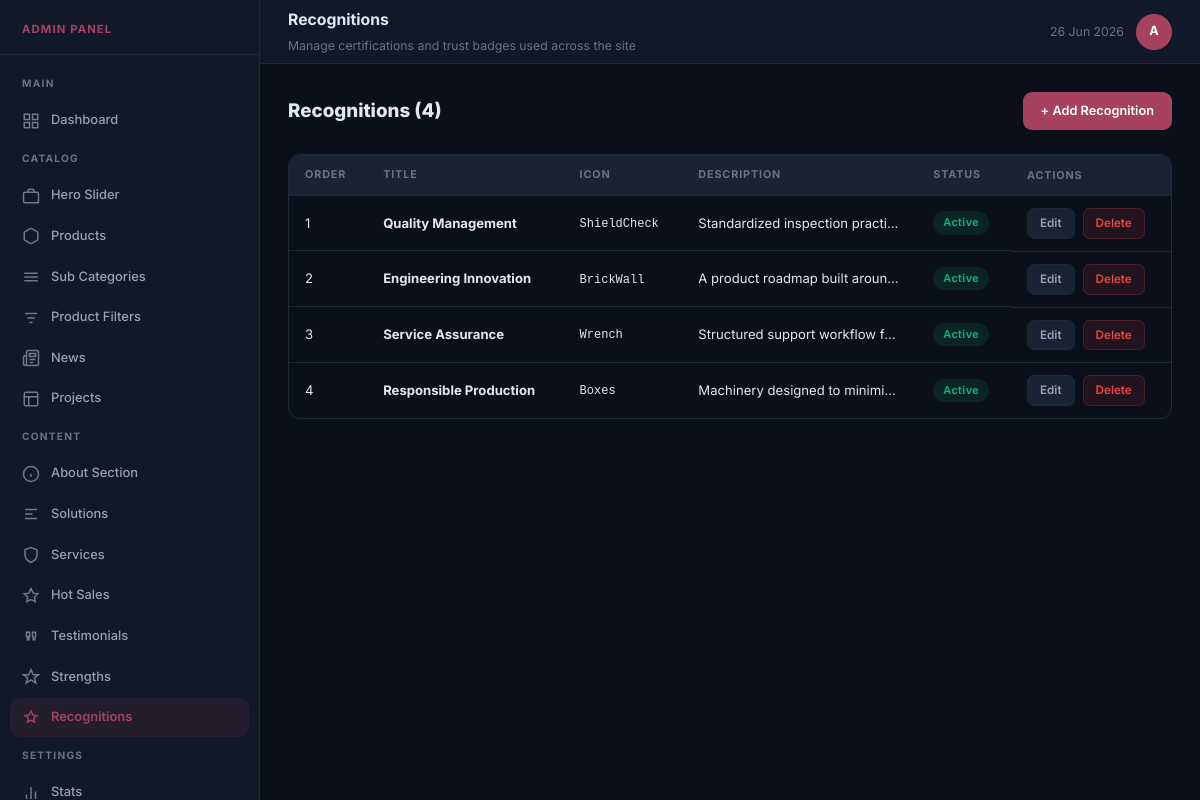
Screenshot of /admin/recognitions.php (signed in) with the database file from the repository.
### tables this page shows
CREATE TABLE `recognitions` (
  `id` int(11) NOT NULL,
  `title` varchar(200) NOT NULL,
  `text` text DEFAULT NULL,
  `icon_name` varchar(100) DEFAULT 'ShieldCheck',
  `sort_order` int(11) DEFAULT 0,
  `is_active` tinyint(1) DEFAULT 1
);

### admin/recognitions.php (the view, shortened to what this page needs)
<?php
require_once __DIR__ . '/layout.php';
$pdo = db();
$list = $pdo->query("SELECT * FROM recognitions ORDER BY sort_order ASC")->fetchAll();
?>
<div class="admin-layout">
<div class="main-content">
<div class="page-body">
<div class="page-header">
  <div><h1>Recognitions (<?= count($list) ?>)</h1></div>
  <a href="?add=1" class="btn btn-primary">+ Add Recognition</a>
</div>
<div class="table-wrap">
  <table>
    <thead><tr><th>Order</th><th>Title</th><th>Icon</th><th>Description</th><th>Status</th><th>Actions</th></tr></thead>
    <tbody>
    <?php foreach ($list as $item): ?>
      <tr>
        <td><?= (int)$item['sort_order'] ?></td>
        <td><strong><?= htmlspecialchars($item['title']) ?></strong></td>
        <td><code style="font-size:0.8rem"><?= htmlspecialchars($item['icon_name']) ?></code></td>
        <td class="truncate"><?= htmlspecialchars($item['text']) ?></td>
        <td><span class="td-badge <?= $item['is_active'] ? 'badge-active' : 'badge-inactive' ?>"><?= $item['is_active'] ? 'Active' : 'Hidden' ?></span></td>
        <td class="flex gap-2">
          <a href="?edit=<?= $item['id'] ?>" class="btn btn-sm btn-secondary">Edit</a>
          <a href="?del=<?= $item['id'] ?>" class="btn btn-sm btn-danger" onclick="return confirm('Delete?')">Delete</a>
        </td>
      </tr>
    <?php endforeach; ?>
    </tbody>
  </table>
</div>
</div>
</div>
</div>
</body>
</html>

### admin/assets/admin.css (style rules this page uses)
*, *::before, *::after { box-sizing: border-box; margin: 0; padding: 0; }
:root { --bg: #0a0f1a; --surface: #111827; --surface2: #1a2235; --border: #1e293b; --accent: #a6425f; --accent-dim: rgba(166,66,95,0.12); --text: #e2e8f0; --text-muted: #64748b; --text-dim: #94a3b8; --success: #10b981; --danger: #ef4444; --warning: #c7768c; --sidebar-w: 260px; --radius: 12px; }
html { font-size: 15px; }
body { font-family: 'Inter', system-ui, sans-serif; background: var(--bg); color: var(--text); min-height: 100vh; line-height: 1.6; }
a { color: inherit; text-decoration: none; }
.admin-layout { display: flex; min-height: 100vh; }
.main-content { margin-left: var(--sidebar-w); flex: 1; display: flex; flex-direction: column; min-height: 100vh; }
.page-body { padding: 28px; flex: 1; }
.table-wrap { overflow-x: auto; border-radius: var(--radius); border: 1px solid var(--border); }
table { width: 100%; border-collapse: collapse; font-size: 0.875rem; }
thead { background: var(--surface2); }
th { padding: 11px 16px; text-align: left; font-size: 0.72rem; font-weight: 700; text-transform: uppercase; letter-spacing: 0.08em; color: var(--text-muted); white-space: nowrap; }
td { padding: 12px 16px; border-top: 1px solid var(--border); vertical-align: middle; }
.td-badge { display: inline-block; padding: 3px 10px; border-radius: 99px; font-size: 0.72rem; font-weight: 600; letter-spacing: 0.04em; }
.badge-active { background: rgba(16,185,129,.12); color: var(--success); }
.btn { display: inline-flex; align-items: center; gap: 7px; padding: 9px 18px; border-radius: 9px; font-size: 0.85rem; font-weight: 600; cursor: pointer; border: none; transition: all 0.18s ease; white-space: nowrap; }
.btn-primary { background: var(--accent); color: #fff; }
.btn-secondary { background: var(--surface2); color: var(--text-dim); border: 1px solid var(--border); }
.btn-danger { background: rgba(239,68,68,.1); color: var(--danger); border: 1px solid rgba(239,68,68,.2); }
.btn-sm { padding: 5px 12px; font-size: 0.78rem; border-radius: 7px; }
.page-header { display: flex; align-items: center; justify-content: space-between; margin-bottom: 24px; flex-wrap: wrap; gap: 12px; }
.page-header h1 { font-size: 1.25rem; font-weight: 800; }
.flex { display: flex; }
.gap-2 { gap: 8px; }
.truncate { overflow: hidden; text-overflow: ellipsis; white-space: nowrap; max-width: 220px; }

### rows the page displays
recognitions: sort_order "1", title "Quality Management", icon_name "ShieldCheck", text "Standardized inspection practi…", is_active "Active"
recognitions: sort_order "2", title "Engineering Innovation", icon_name "BrickWall", text "A product roadmap built aroun…", is_active "Active"
recognitions: sort_order "3", title "Service Assurance", icon_name "Wrench", text "Structured support workflow f…", is_active "Active"
recognitions: sort_order "4", title "Responsible Production", icon_name "Boxes", text "Machinery designed to minimi…", is_active "Active"

### other values shown
$title "Recognitions"
$subtitle "Manage certifications and trust badges used across the site"
count($list) "4"
